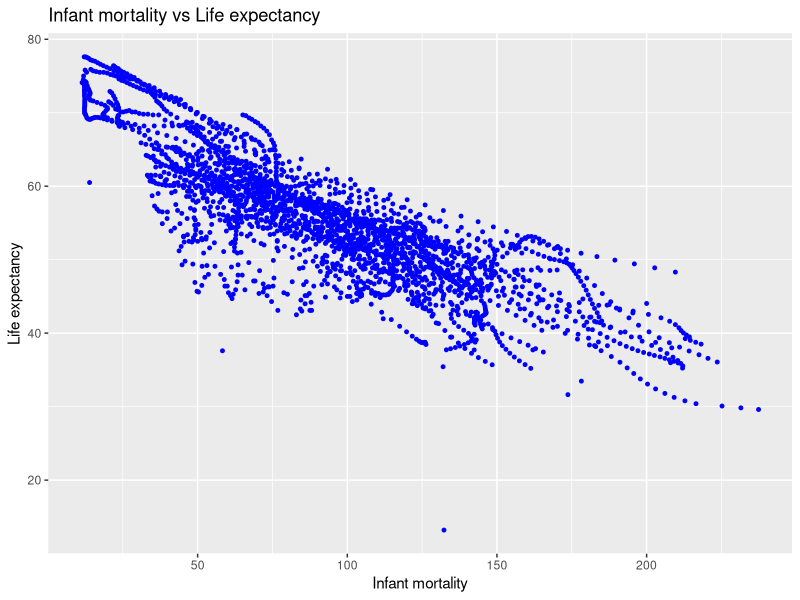
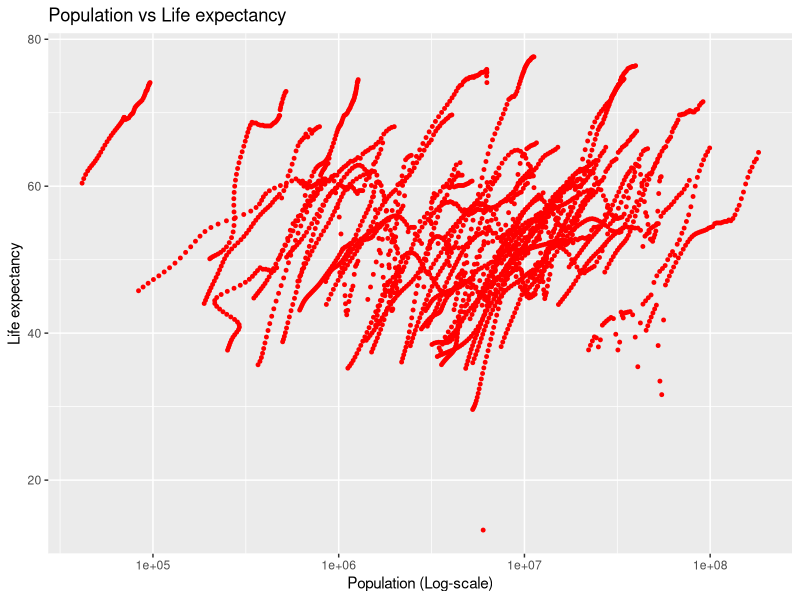
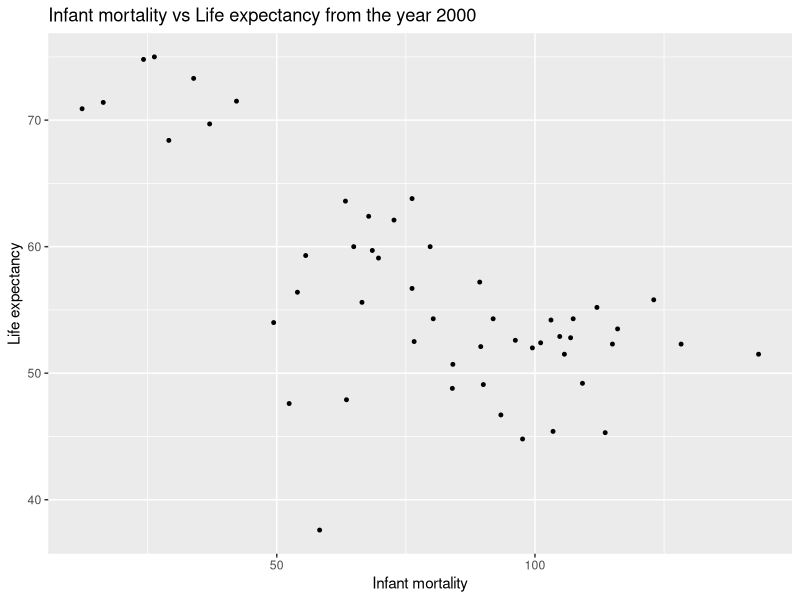
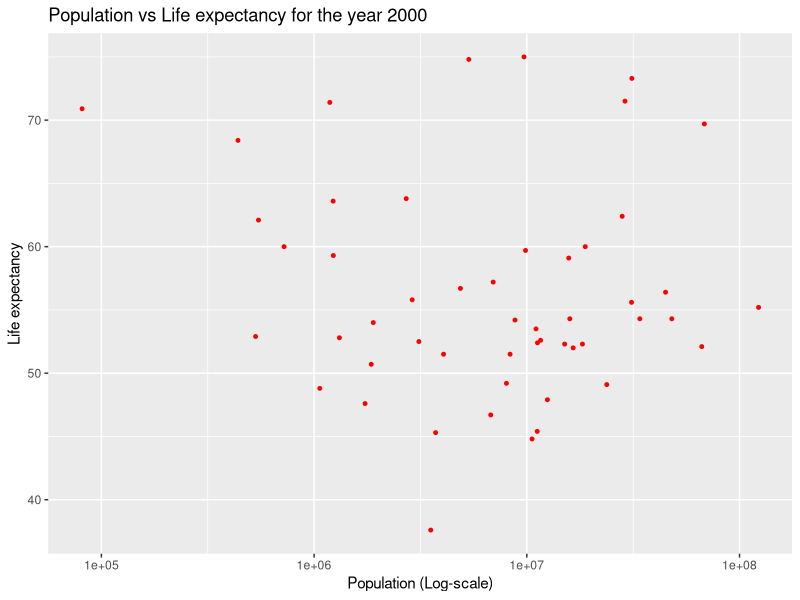
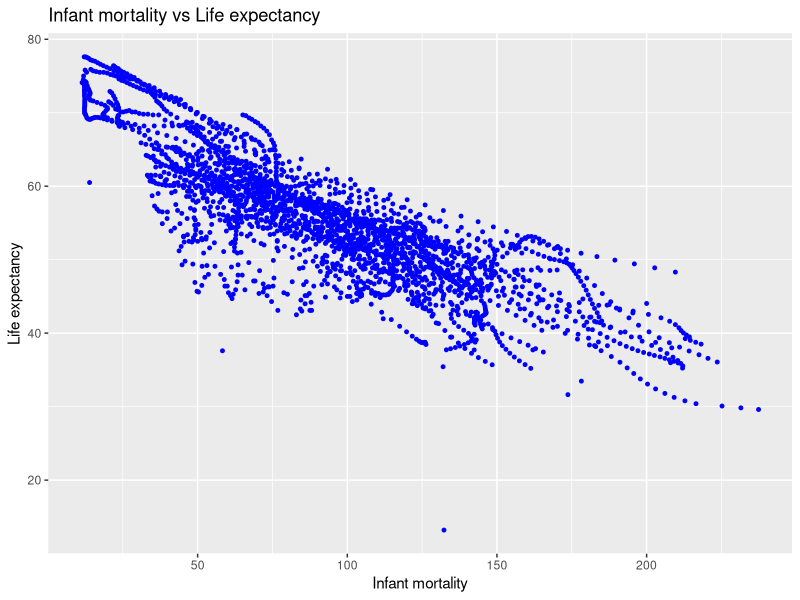
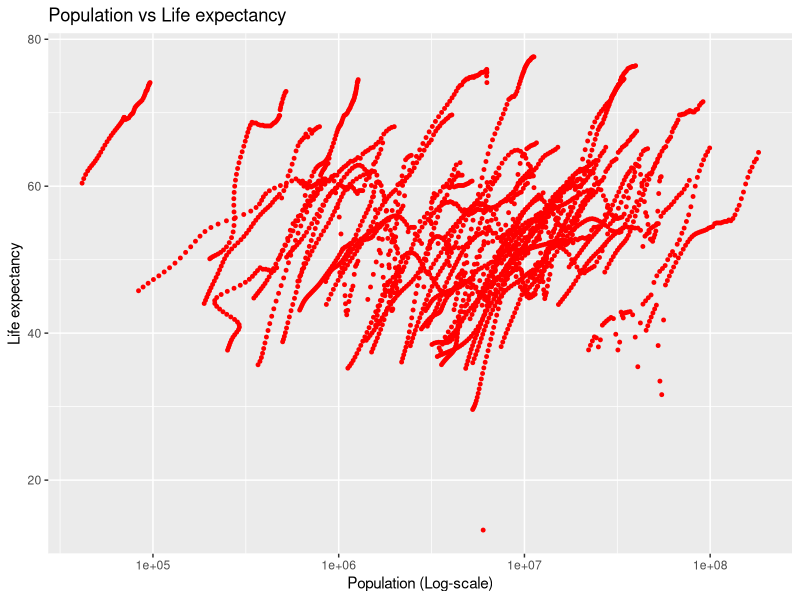
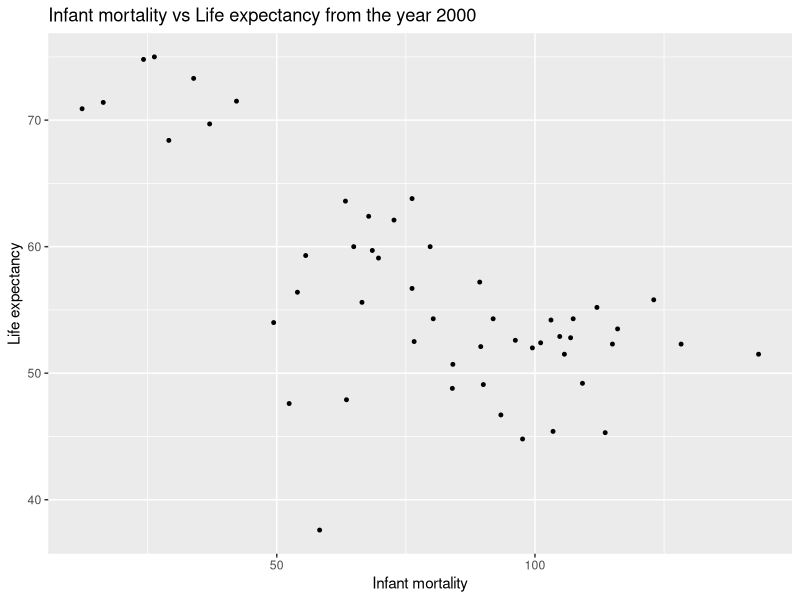
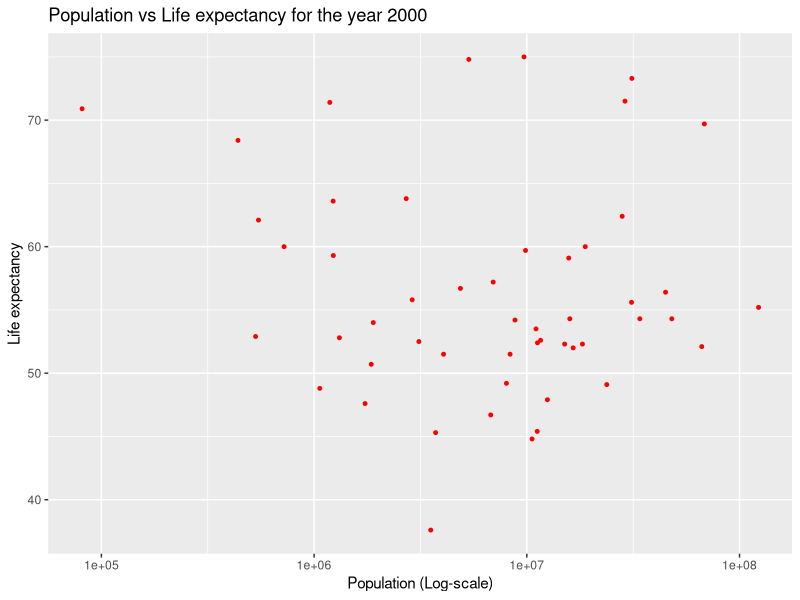

R code for these plots, in order:
## ---- chunk 1
#Installing required packages ("dslabs", "tidyverse")
options(repos = c(CRAN = "https://cran.rstudio.com/")) #Attempting to address issue with downloading dslabs script at render
install.packages("dslabs") #for dataset
install.packages("tidyverse") #for tools for analysis

#load required libraries ("dslabs", "tidyverse", "ggplot2", "here")
library("dslabs")
library("tidyverse")
library("ggplot2") #for generated plots

## ---- chunk 2
#Get an overview of the gapminder data structure
str(gapminder)

#Get a summary of the gapminder data
summary(gapminder)

## ---- chunk 3
#Filter out African data
africadata <- gapminder |> filter(continent =="Africa")
#View the newly filtered data
View(africadata)
## ---- chunk 4
#Using the "select" function to select the columns from the previous "africadata" dataset
africa_1 <- africadata |> select(infant_mortality, life_expectancy)
#get an overview of the new africa_1 datset
str(africa_1)
#see a summary of the new africa_1 dataset
summary(africa_1)
#View the resulting object more closely
view(africa_1)

## ---- chunk 5
#Using the "select" function to select the columns from the previous "africadata" dataset
africa_2 <- africadata |> select(population, life_expectancy)
#get an overview of the new africa_1 datset
str(africa_2)
#see a summary of the new africa_1 dataset
summary(africa_2)
#View the resulting object more closely
view(africa_2)

## ---- chunk 6
#Generate the plot as a scatter plot with the variables associated with the approiate axes, reduce point size to 1, set colour to blue, label different areas of the graph
ggplot(africa_1, aes(x = infant_mortality, y = life_expectancy)) +   
  geom_point(size = 1, color = "blue") +
  labs(title = "Infant mortality vs Life expectancy", x = "Infant mortality", y = "Life expectancy" ) 

#Save the generated plot
ggsave("africa_1_Life_expectancy_vs_infant_mortality.png", width = 8, height =6)
## ---- chunk 7
#Generate the plot as a scatter plot with the variables associated with the approiate axes,set the x-axis (population) to be in the log-scale, reduce point size to 1, set colour to red, label different areas of the graph
ggplot(africa_2, aes(x = population, y = life_expectancy)) +   
  geom_point(size = 1, color = "red") +
  scale_x_log10() +
  labs(title = "Population vs Life expectancy", x = "Population (Log-scale)", y = "Life expectancy" ) 

#Save the generated plot
ggsave("africa_2_Life_expectancy_vs_population_log_scale.png", width = 8, height =6)
## ---- chunk 8
#I used the textbook and ChatGPT to help me generate and correct my code. I tried the select function with & first which is not apprpriate for rows
missing_infant_mortality <- africadata |> #Assigning new variable and searching in the dataset
filter(is.na(infant_mortality)) |>  #continuing with pipe and filtering for where infant mortality is "NA"
select(year)  #continuing pipe and keeping the years where infant mortality is NA"

## ---- chunk 9
#Use the filter function to select the columns where the year is 2000
africa_3_y2000 <- africadata |> filter(year==2000)
#view the data structure of the new object africa_3_y2000
str(africa_3_y2000)
#view a summary of the new object africa_3_y2000
summary(africa_3_y2000)
## ---- chunk 10
#Generate the plot as a scatter plot with the variables associated with the approiate axes, reduce point size to 1, set colour to black, label different areas of the graph
ggplot(africa_3_y2000, aes(x = infant_mortality, y = life_expectancy)) +   
  geom_point(size = 1, color = "black") +
  labs(title = "Infant mortality vs Life expectancy from the year 2000", x = "Infant mortality", y = "Life expectancy" ) 

#Save the generated plot
ggsave("africa_3_y2000_Life_expectancy_vs_infant_mortality.png", width = 8, height =6)
## ---- chunk 11
#Generate the plot as a scatter plot with the variables associated with the approiate axes,set the x-axis (population) to be in the log-scale, reduce point size to 1, set colour to red, label different areas of the graph
ggplot(africa_3_y2000, aes(x = population, y = life_expectancy)) +   
  geom_point(size = 1, color = "red") +
  scale_x_log10() +
  labs(title = "Population vs Life expectancy for the year 2000", x = "Population (Log-scale)", y = "Life expectancy" ) 

#Save the generated plot
ggsave("africa_3_y2000_Life_expectancy_vs_population_log_scale.png", width = 8, height =6)
## ---- chunk 12
fit1 <- lm(life_expectancy ~ infant_mortality, data = africa_3_y2000)
#View the summary of the model
summary(fit1)

## ---- chunk 13
fit2 <- lm(life_expectancy ~ population, data = africa_3_y2000)
#View the summary of the model
summary(fit2)
